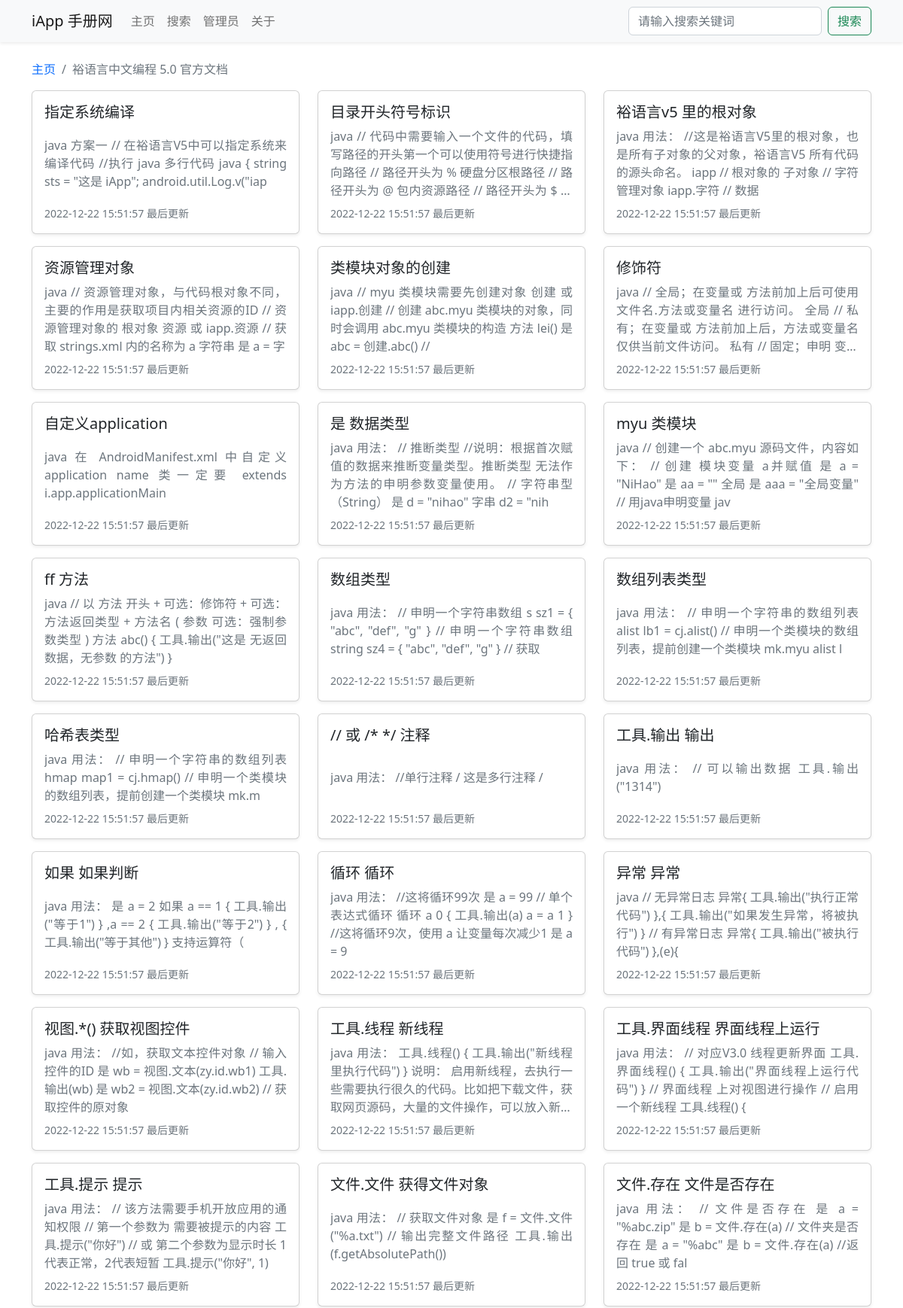
The app's page /book_56.html (upper part) with its own data.
### tables this page shows
CREATE TABLE `iapp_doc_book` (
  `id` int NOT NULL AUTO_INCREMENT COMMENT '手册ID',
  `create_time` datetime NOT NULL DEFAULT CURRENT_TIMESTAMP COMMENT '上传时间',
  `intro` varchar(500) NOT NULL COMMENT '手册介绍',
  `title` varchar(255) NOT NULL COMMENT '手册标题',
  `update_time` datetime NOT NULL DEFAULT CURRENT_TIMESTAMP COMMENT '最后更新时间',
  PRIMARY KEY (`id`) USING BTREE
);

CREATE TABLE `iapp_doc_article` (
  `id` int NOT NULL AUTO_INCREMENT COMMENT '文章ID',
  `title` varchar(255) NOT NULL COMMENT '文章标题',
  `content` text NOT NULL COMMENT '文章内容',
  `update_time` datetime NOT NULL DEFAULT CURRENT_TIMESTAMP COMMENT '更新时间',
  `book_id` int DEFAULT NULL COMMENT '所属手册ID',
  PRIMARY KEY (`id`) USING BTREE,
  KEY `book_id` (`book_id`) USING BTREE,
  CONSTRAINT `iapp_doc_article_ibfk_1` FOREIGN KEY (`book_id`) REFERENCES `iapp_doc_book` (`id`) ON DELETE RESTRICT ON UPDATE RESTRICT
);

### include/public_fun.php (called while the page is built, shortened)
<?php
class Public_fun
{
    public int $book_id;
    public function get_book_info()
    {
        $table = Config::$table['book'];
        $sql = "SELECT * FROM `$table` WHERE `id` = {$this->book_id};";
        $result = mysqli_query(Init::$conn, $sql);
        $data = mysqli_fetch_assoc($result);
        $this->book_title = $data['title'];
    }
    public function get_book_id()
    {
        $book_id = $_GET['book_id'] ?? '';
        $this->book_id = $book_id;
    }
    public function if_has_login()
    {
        $password = $_COOKIE['password'] ?? '';
    }
}

### book.php (the view, shortened to what this page needs)
<?php
require('./include/init.php');
require('./include/public_fun.php');
class Book extends Public_fun
{
    public function __construct()
    {
        $this->get_book_info();
        $this->get_article_list();
    }
    public function get_article_list()
    {
        $table = Config::$table['article'];
        $sql = "SELECT * FROM `$table` WHERE `book_id` = {$this->book_id} ORDER BY UNIX_TIMESTAMP(`update_time`) DESC, `id`;";
        $result = mysqli_query(Init::$conn, $sql);
        $data = mysqli_fetch_all($result, MYSQLI_ASSOC);
        $this->article_list = $data;
    }
}
$book = new Book();
?>
<!DOCTYPE html>
<html lang="zh-CN">
<head>
    <?php require('./include/head.php') ?>
</head>
<body>
    <?php require('./include/nav.php') ?>
    <div class="container">
        <nav>
            <ol class="breadcrumb">
                <li class="breadcrumb-item"><a href="./" class="text-decoration-none">主页</a></li>
                <li class="breadcrumb-item active"><?php echo strip_tags($book->book_title) ?></li>
            </ol>
        </nav>
        <div class="row">
            <?php
            function parse_content($text)
            {
                $text = strip_tags(mb_substr($text, 0, 120));
                $text = preg_replace('/[#[\]!<>*`-]/', '', $text);
                return $text;
            }
            foreach ($book->article_list as $article_info) {
                $url = Config::$url_static ? ('article_' . $article_info['id'] . '.html') : ('article.php?article_id=' . $article_info['id']);
                echo '
            <div class="col-xxl-3 col-xl-4 col-lg-4 col-md-6 mb-3">
                <a title="' . strip_tags($article_info['title']) . '" class="justify-content-between card card-body shadow-sm h-100 text-decoration-none" href="' . $url . '" role="button">
                    <div class="h5 text-truncate">' . $article_info['title'] . '</div>
                    <div class="mb-2 limit-line-4 text-muted text-justify">' . parse_content($article_info['content']) . '</div>
                    <div class="text-muted small">' . $article_info['update_time'] . ' 最后更新</div>
                </a>
            </div>';
            }
            ?>
        </div>
    </div>
</body>
</html>

### include/head.php (style rules this page uses)
.limit-line-4 { overflow: hidden; display: -webkit-box; -webkit-line-clamp: 4; -webkit-box-orient: vertical; }
.text-justify { text-align: justify; }

### records on screen
iapp_doc_book: title "裕语言中文编程 5.0 官方文档"
iapp_doc_article: title "指定系统编译", content "java 方案一 // 在裕语言V5中可以指定系统来编译代码 //执行 java 多行代码 java { string sts = \"这是 iApp\"; android.util.Log.v(\"iap", update_time "2022-12-22 15:51:57"
iapp_doc_article: title "目录开头符号标识", content "java // 代码中需要输入一个文件的代码，填写路径的开头第一个可以使用符号进行快捷指向路径 // 路径开头为 % 硬盘分区根路径 // 路径开头为 @ 包内资源路径 // 路径开头为…", update_time "2022-12-22 15:51:57"
iapp_doc_article: title "裕语言v5 里的根对象", content "java 用法： //这是裕语言V5里的根对象，也是所有子对象的父对象，裕语言V5 所有代码的源头命名。 iapp // 根对象的 子对象 // 字符管理对象 iapp.字符 // 数据", update_time "2022-12-22 15:51:57"
iapp_doc_article: title "资源管理对象", content "java // 资源管理对象，与代码根对象不同，主要的作用是获取项目内相关资源的ID // 资源管理对象的 根对象 资源 或 iapp.资源 // 获取 strings.xml 内的名称为 a 字符串 是 a = 字", update_time "2022-12-22 15:51:57"
iapp_doc_article: title "类模块对象的创建", content "java // myu 类模块需要先创建对象 创建 或 iapp.创建 // 创建 abc.myu 类模块的对象，同时会调用 abc.myu 类模块的构造 方法 lei() 是 abc = 创建.abc() //", update_time "2022-12-22 15:51:57"
iapp_doc_article: title "修饰符", content "java // 全局；在变量或 方法前加上后可使用 文件名.方法或变量名 进行访问。 全局 // 私有；在变量或 方法前加上后，方法或变量名仅供当前文件访问。 私有 // 固定；申明…", update_time "2022-12-22 15:51:57"
iapp_doc_article: title "自定义application", content "java 在 AndroidManifest.xml 中自定义 application name 类一定要 extends i.app.applicationMain", update_time "2022-12-22 15:51:57"
iapp_doc_article: title "是 数据类型", content "java 用法： // 推断类型 //说明：根据首次赋值的数据来推断变量类型。推断类型 无法作为方法的申明参数变量使用。 // 字符串型（String） 是 d = \"nihao\" 字串 d2 = \"nih", update_time "2022-12-22 15:51:57"
iapp_doc_article: title "myu 类模块", content "java // 创建一个 abc.myu 源码文件，内容如下： // 创建 模块变量 a并赋值 是 a = \"NiHao\" 是 aa = \"\" 全局 是 aaa = \"全局变量\" // 用java申明变量 jav", update_time "2022-12-22 15:51:57"
iapp_doc_article: title "ff 方法", content "java // 以 方法 开头 + 可选：修饰符 + 可选：方法返回类型 + 方法名 ( 参数 可选：强制参数类型 ) 方法 abc() { 工具.输出(\"这是 无返回数据，无参数 的方法\") }", update_time "2022-12-22 15:51:57"
iapp_doc_article: title "数组类型", content "java 用法： // 申明一个字符串数组 s sz1 = { \"abc\", \"def\", \"g\" } // 申明一个字符串数组 string sz4 = { \"abc\", \"def\", \"g\" } // 获取", update_time "2022-12-22 15:51:57"
iapp_doc_article: title "数组列表类型", content "java 用法： // 申明一个字符串的数组列表 alist lb1 = cj.alist() // 申明一个类模块的数组列表，提前创建一个类模块 mk.myu alist l", update_time "2022-12-22 15:51:57"
iapp_doc_article: title "哈希表类型", content "java 用法： // 申明一个字符串的数组列表 hmap map1 = cj.hmap() // 申明一个类模块的数组列表，提前创建一个类模块 mk.m", update_time "2022-12-22 15:51:57"
iapp_doc_article: title "// 或 /* */ 注释", content "java 用法： //单行注释 / 这是多行注释 /", update_time "2022-12-22 15:51:57"
iapp_doc_article: title "工具.输出 输出", content "java 用法： // 可以输出数据 工具.输出(\"1314\")", update_time "2022-12-22 15:51:57"
iapp_doc_article: title "如果 如果判断", content "java 用法： 是 a = 2 如果 a == 1 { 工具.输出(\"等于1\") } ,a == 2 { 工具.输出(\"等于2\") } , { 工具.输出(\"等于其他\") } 支持运算符（", update_time "2022-12-22 15:51:57"
iapp_doc_article: title "循环 循环", content "java 用法： //这将循环99次 是 a = 99 // 单个表达式循环 循环 a 0 { 工具.输出(a) a = a 1 } //这将循环9次，使用 a 让变量每次减少1 是 a = 9", update_time "2022-12-22 15:51:57"
iapp_doc_article: title "异常 异常", content "java // 无异常日志 异常{ 工具.输出(\"执行正常代码\") },{ 工具.输出(\"如果发生异常，将被执行\") } // 有异常日志 异常{ 工具.输出(\"被执行代码\") },(e){", update_time "2022-12-22 15:51:57"
iapp_doc_article: title "视图.*() 获取视图控件", content "java 用法： //如，获取文本控件对象 // 输入控件的ID 是 wb = 视图.文本(zy.id.wb1) 工具.输出(wb) 是 wb2 = 视图.文本(zy.id.wb2) // 获取控件的原对象", update_time "2022-12-22 15:51:57"
iapp_doc_article: title "工具.线程 新线程", content "java 用法： 工具.线程() { 工具.输出(\"新线程里执行代码\") }…", update_time "2022-12-22 15:51:57"
iapp_doc_article: title "工具.界面线程 界面线程上运行", content "java 用法： // 对应V3.0 线程更新界面 工具.界面线程() { 工具.输出(\"界面线程上运行代码\") } // 界面线程 上对视图进行操作 // 启用一个新线程 工具.线程() {", update_time "2022-12-22 15:51:57"
iapp_doc_article: title "工具.提示 提示", content "java 用法： // 该方法需要手机开放应用的通知权限 // 第一个参数为 需要被提示的内容 工具.提示(\"你好\") // 或 第二个参数为显示时长 1代表正常，2代表短暂 工具.提示(\"你好\", 1)", update_time "2022-12-22 15:51:57"
iapp_doc_article: title "文件.文件 获得文件对象", content "java 用法： // 获取文件对象 是 f = 文件.文件(\"%a.txt\") // 输出完整文件路径 工具.输出(f.getAbsolutePath())", update_time "2022-12-22 15:51:57"
iapp_doc_article: title "文件.存在 文件是否存在", content "java 用法： // 文件是否存在 是 a = \"%abc.zip\" 是 b = 文件.存在(a) // 文件夹是否存在 是 a = \"%abc\" 是 b = 文件.存在(a) //返回 true 或 fal", update_time "2022-12-22 15:51:57"

### other values on screen
Config::$site_title "iApp 手册网"
